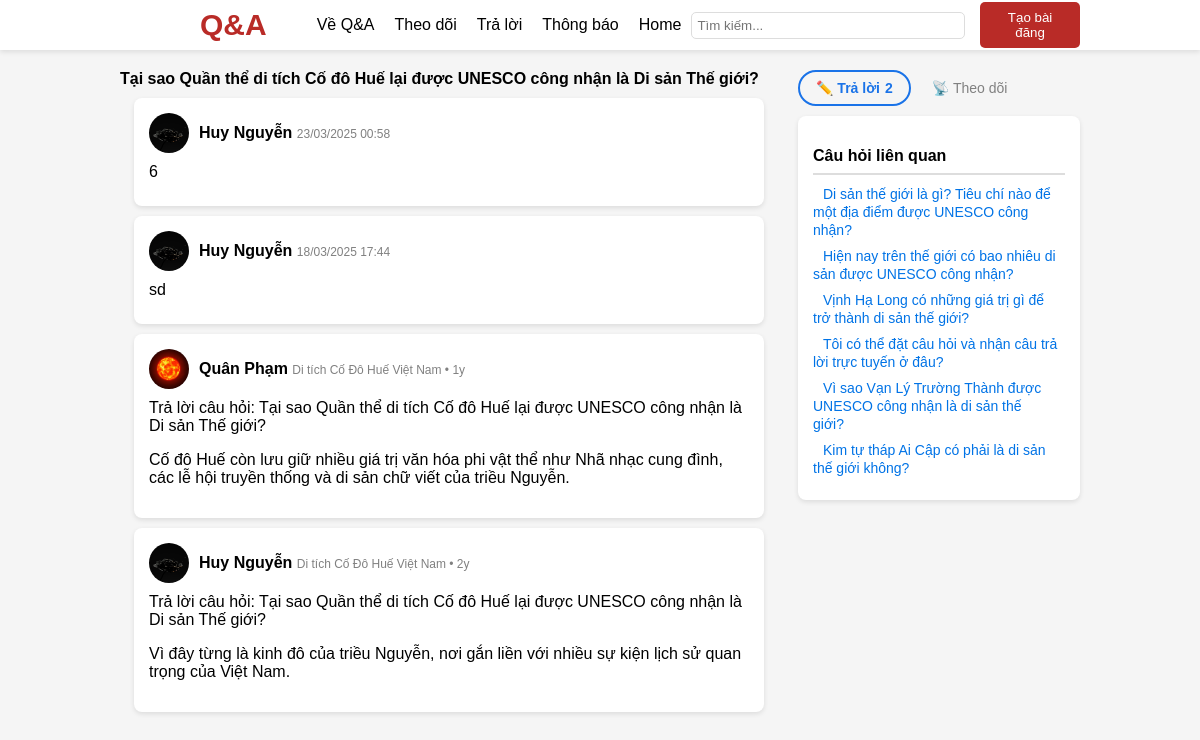
Page /pages/qa.php on the earlier database version.
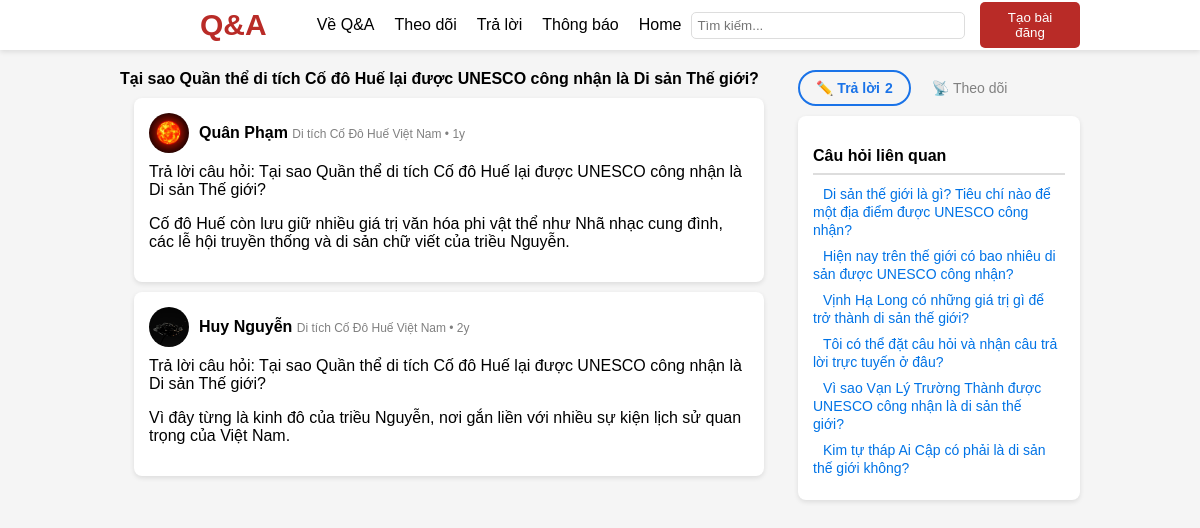
Same page on the later database version.
### tables this page shows
CREATE TABLE `answers` (
  `id` int(11) NOT NULL,
  `question_id` int(11) NOT NULL,
  `answer` text NOT NULL,
  `created_at` datetime DEFAULT current_timestamp()
);

### pages/qa.php (the view, shortened to what the changed rows need)
<!DOCTYPE html>
<html>
    <head>
    </head>
    <body>
        <div class="hop">
            <div class="chiabocuc">
                <div class="bentrai">
                    <div class="container">
                        <?php
                        $servername = "localhost";
                        $username   = "root";
                        $password   = "";
                        $dbname     = "global";
                        $conn = new mysqli($servername, $username, $password, $dbname);
                        $question_id = 1;
                        $sql = "SELECT * FROM answers WHERE question_id = $question_id ORDER BY created_at DESC";
                        $result = $conn->query($sql);
                        if ($result->num_rows > 0) {
                            while($row = $result->fetch_assoc()){
                                ?>
                                <div class="post">
                                    <div class="user-info">
                                        <img src="../assets/img/avata1.jpg" alt="Avatar" class="avatar">
                                        <div>
                                            <strong>Huy Nguyễn</strong>
                                            <span class="user-tag"><?php echo date("d/m/Y H:i", strtotime($row['created_at'])); ?></span>
                                        </div>
                                    </div>
                                    <p class="post-content">
                                        <?php echo $row['answer']; ?>
                                    </p>
                                </div>
                                <?php
                            }
                        }
                        ?>
                    </div>
                </div>
            </div>
        </div>
    </body>
</html>

Differences in the rows shown:
removed answers: created_at "23/03/2025 00:58", answer "6"
removed answers: created_at "18/03/2025 17:44", answer "sd"
